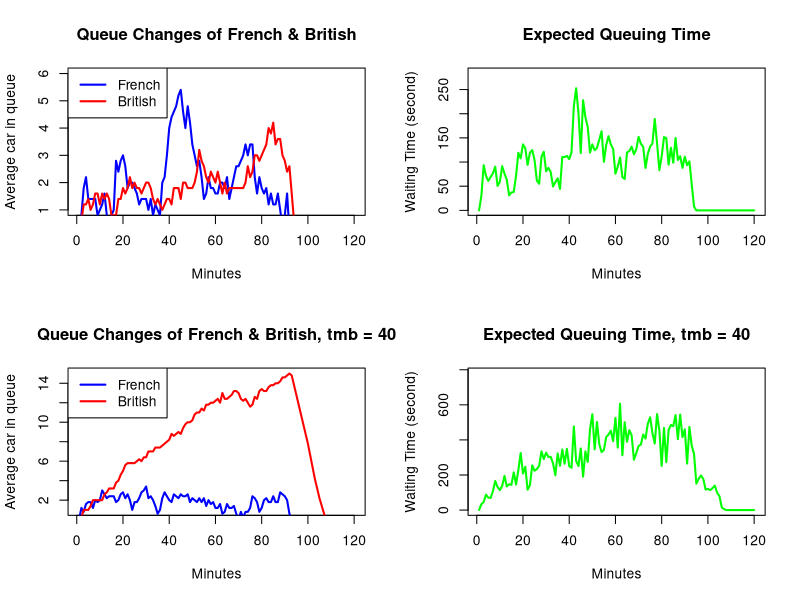

R code for this plot: (Note: a time limit stopped this script after it produced the figure.)
## Maxmillan Ries - S2585467 Wanying Liang -S2503745 Kexin Yan -S2520957
## Due to the difficulty of splitting statistical programming code amongst different people, 
## we opted to do the assignment more or less individually (helping each other when stuck, such as making split_punct more efficient),
## and combinig our solutions at the end, making sure we all learnt and understood what was required. 
## To do this, we sat in several Teams calls and shared our screen in a form of pair-programming.
## Since we all did the full assignment separately, we roughly had equal contributions.


## Construct a function to simulate cars passing through French passport control and British passport control at a French ferry terminal.
qsim <- function(mf,mb,a.rate,trb,trf,tmb,tmf,maxb,time=7200,stop_queue=1800){
  ## Time and stop_queue is set as a default value to limited the interest within 2 hour and defined that check-in closes 30 minutes before departure. 
  
  ## Initialization.
  French_queue <- array(0, dim = mf) ## number of cars in each queue in French Passport control stations 
  British_queue <- array(0, dim = mb) ## number of cars in each queue in British Passport control stations
  French_time <- array(0, dim = mf) ## time is still needed for processing of each queue in French Passport control stations 
  British_time <- array(0, dim = mb) ## time is still needed for processing of each queue in British Passport control stations 
  
  ## Initialize the return list.
  nf <- numeric(0)
  nb <- numeric(0)
  eq <- numeric(0)

  ## Start iterations
  for (i in 1:time){
    ## Decide if there is new car will come, if it will come, distribute the car to the shortest queue.
    if (i<time-stop_queue && runif(1)< a.rate){
      French_join <- which.min(French_queue)
      French_queue[French_join] <- French_queue[French_join]+1
      if(French_time[French_join] <= 0){
        French_time[French_join] <- runif(1, min = tmf, max = tmf+trf) ## model the time as uniform.
      }
    }
    
    ## Initialize a variable to store an index.
    smallest_available_ind <- c(0)
    
    ## Reduce one second for the processing time and check if there is a car need to move.
    if (i > 1){
      ## Reduce the processing time.
      processing_french_ind <- which(French_time>0)
      French_time[processing_french_ind] <- French_time[processing_french_ind] - 1
      processing_british_ind <- which(British_time>0)
      British_time[processing_british_ind] <- British_time[processing_british_ind] - 1
      
      ## Find which queue in French has finished.
      French_finished_ind <- intersect(which(French_queue>0),which(French_time<=0))
      
      ## Check the number of queues in British is available.
      british_avaliable_ind <- which(British_queue < maxb)
      if (length(French_finished_ind)>0 && length(british_avaliable_ind)>0){
        if (length(French_finished_ind) <= length(british_avaliable_ind)){
          smallest_available_ind <- order(British_queue, decreasing = FALSE)[1:length(French_finished_ind)]
        }else{
          ## In case where the number of the queue in British is smaller than that in French.
          smallest_available_ind <- order(British_queue, decreasing = FALSE)[1:length(british_avaliable_ind)]
          French_finished_ind <- sample(French_finished_ind, length(british_avaliable_ind))
        }
      }
      
      
      ## Find how cars move from French Control Center to British Control Center.
      French_queue[French_finished_ind] <- French_queue[French_finished_ind] - 1
      
      ## See if the one leaving is the last car in the queue. The processing time won't be updated if the car is the last one.  
      French_update_ind <- intersect(French_finished_ind, which(French_queue>0))
      French_time[French_update_ind] <- runif(length(French_update_ind), min = tmf, max = tmf+trf)
      
      ## Drive the car to British queue.
      British_queue[smallest_available_ind] <- British_queue[smallest_available_ind] + 1
    
      
      ## Check the British Control Center and set the British processing time for next car.
      british_ini_ind <- intersect(intersect(which(British_time <= 0), which(British_queue > 0)),smallest_available_ind)
      British_time[british_ini_ind] <- runif(length(british_ini_ind), min = tmb, max = tmb+trb)
      
      ## Delete the finished car of the whole checking process.
      queueed_index <- which(British_queue > 0)
      finished_index <- which(British_time <= 0)
      british_ini_index <- intersect(queueed_index, finished_index)
      British_queue[british_ini_index] <- British_queue[british_ini_index] - 1

      ## Set new processing times for British queues with cars left after previous car has left.
      british_ini_ind <- intersect(intersect(which(British_time <= 0), which(British_queue > 0)),british_ini_index)
      British_time[british_ini_ind] <- runif(length(british_ini_ind), min = tmb, max = tmb+trb)
      
    }
    
    
    ## Record average queue time and expected waiting time in each new model.
    nf <- append(nf, mean(French_queue))
    nb <- append(nb, mean(British_queue))
    eq <- append(eq, mean(French_queue)*mean(French_time)+mean(British_queue)*mean(British_time))
    
  }
  
  
  ## Return a list with 3 named elements.
  return_list <- list(nf = nf, nb = nb, eq = eq)
  return(return_list)
  
}

## Start simulation.
return_list <- qsim(mf=5,mb=5,a.rate=.1,trb=40,trf=40,tmb=30,tmf=30,maxb=20)

## Read the named element form return list.
nf <- return_list$nf
nb <- return_list$nb
eq <- return_list$eq


## Start simulation with tmb is changed to 40.
return_list2 <- qsim(mf=5,mb=5,a.rate=.1,trb=40,trf=40,tmb=40,tmf=30,maxb=20)

## Read the named element form return list.
nf2 <- return_list2$nf
nb2 <- return_list2$nb
eq2 <- return_list2$eq


## Produce a 4 panel 2 row, 2 column plot.
layout(matrix(c(1,2,3,4),2,2,byrow=TRUE))

## For better visualization, these graphs are plotted in minutes instead of seconds.
## Figure 1 : how the French and British queue lengths are changing over time in minutes.
plot(NULL, xlim = c(1,7200/60), ylim = c(1,max(nf)), type = "n", xlab = "Minutes", ylab = "Average car in queue")
lines(nf[seq(1,length(nf),by=60)], col = "blue", lwd = 2)
lines(nb[seq(1,length(nb),by=60)], col = "red", lwd = 2)
legend("topleft", legend = c("French", "British"), col = c("blue", "red"), lwd = 2)
title(main = "Queue Changes of French & British")

## Figure 2: how the expected queuing time changes over time in minutes.
plot(NULL, xlim = c(1,7200/60), ylim = c(1,max(eq)), type = "n", xlab = "Minutes", ylab = "Waiting Time (second)")
lines(eq[seq(1,length(eq),by=60)], col = "green", lwd = 2)
title(main = "Expected Queuing Time")

## Figure 3: how the French and British queue lengths are changing over time in minutes when tmb = 40.
plot(NULL, xlim = c(1,7200/60), ylim = c(1,max(nb2)), type = "n", xlab = "Minutes", ylab = "Average car in queue")
lines(nf2[seq(1,length(nf2),by=60)], col = "blue", lwd = 2)
lines(nb2[seq(1,length(nb2),by=60)], col = "red", lwd = 2)
legend("topleft", legend = c("French", "British"), col = c("blue", "red"), lwd = 2)
title(main = "Queue Changes of French & British, tmb = 40")

## Figure 4: how the expected queuing time changes over time in minutes when tmb = 40.
plot(NULL, xlim = c(1,7200/60), ylim = c(1,max(eq2)), type = "n", xlab = "Minutes", ylab = "Waiting Time (second)")
lines(eq2[seq(1,length(eq2),by=60)], col = "green", lwd = 2)
title(main = "Expected Queuing Time, tmb = 40")


## Estimate the probability of at least one car missing the ferry departure with mf=5,mb=5,a.rate=.1,trb=40,trf=40,tmb=30,tmf=30,maxb=20.
car <- 0
for (i in 1:100){
  return_list_missing <- qsim(mf=5,mb=5,a.rate=.1,trb=40,trf=40,tmb=30,tmf=30,maxb=20)
  if (return_list_missing$eq[7200] != 0){
    car <- car + 1
  }
}

cat("The probability of at least one car missing the ferry departure is ", car, "%")
